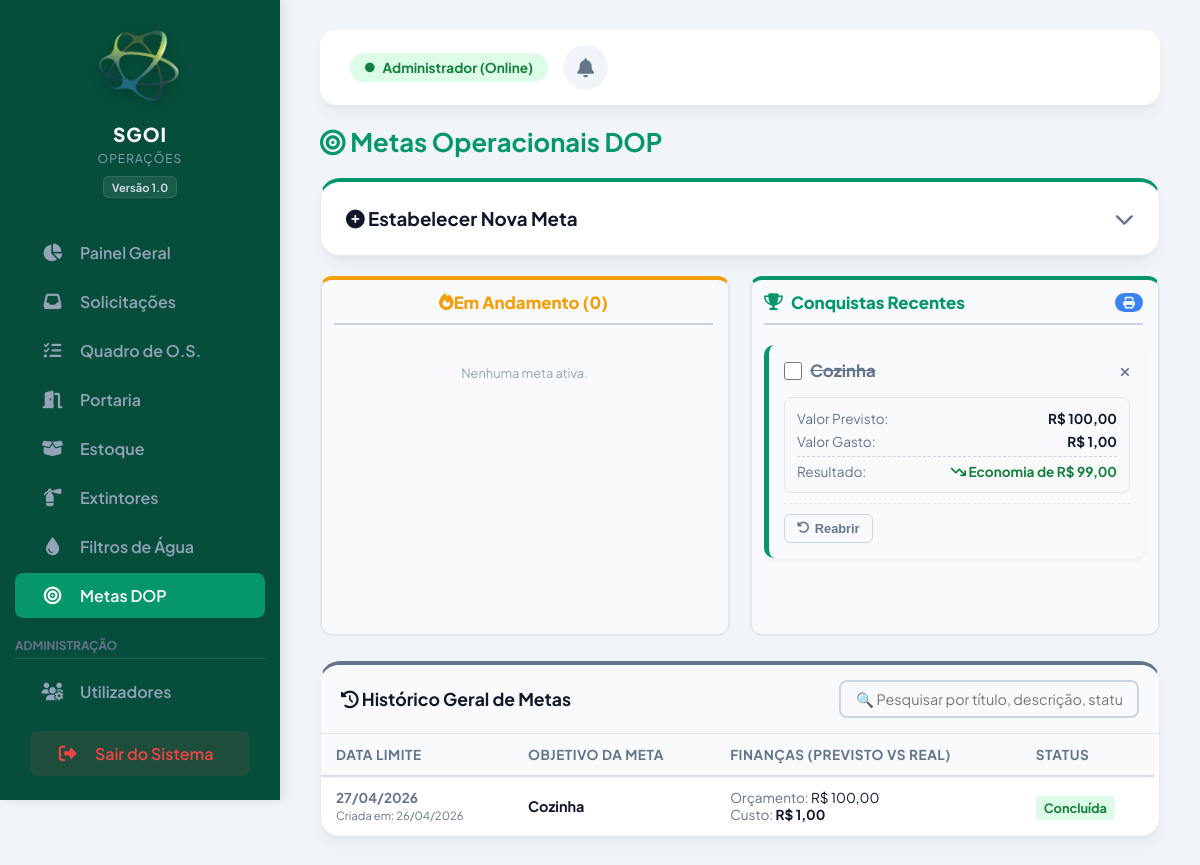
/src/metas.php (signed in), run on the app's committed database.
### tables this page shows
CREATE TABLE metas (
        id INTEGER PRIMARY KEY AUTOINCREMENT,
        titulo TEXT NOT NULL,
        data_limite TEXT NOT NULL,
        status TEXT DEFAULT 'Pendente'
    , descricao TEXT, orcamento REAL DEFAULT 0, gasto_real REAL DEFAULT 0, criado_por TEXT, data_criacao TEXT);

### src/metas.php (the view, shortened to what this page needs)
<?php
require_once '../config/database.php';
try { $pdo->exec("ALTER TABLE metas ADD COLUMN descricao TEXT"); } catch (Exception $e) {}
try { $pdo->exec("ALTER TABLE metas ADD COLUMN orcamento REAL DEFAULT 0"); } catch (Exception $e) {}
try { $pdo->exec("ALTER TABLE metas ADD COLUMN gasto_real REAL DEFAULT 0"); } catch (Exception $e) {}
try { $pdo->exec("ALTER TABLE metas ADD COLUMN criado_por TEXT"); } catch (Exception $e) {}
try { $pdo->exec("ALTER TABLE metas ADD COLUMN data_criacao TEXT"); } catch (Exception $e) {}
$metas_pendentes = $pdo->query("SELECT * FROM metas WHERE status = 'Pendente' ORDER BY data_limite ASC")->fetchAll();
$metas_concluidas = $pdo->query("SELECT * FROM metas WHERE status = 'Concluída' ORDER BY id DESC LIMIT 20")->fetchAll();
$historico_geral = $pdo->query("SELECT * FROM metas ORDER BY id DESC LIMIT 100")->fetchAll();
$notificacoes = [];
$tem_notificacao = count($notificacoes) > 0;
?>
<!DOCTYPE html>
<html lang="pt-BR">
<head>
    <link rel="stylesheet" href="../public/style.css?v=<?php echo time(); ?>">
    <link rel="stylesheet" href="https://cdnjs.cloudflare.com/ajax/libs/font-awesome/6.4.0/css/all.min.css">
</head>
<body class="layout-app">
    <?php $pagina_atual = 'metas.php'; include 'menu_nav.php'; ?>
    <main class="content" id="main-content" style="padding-bottom: 20px;">
        <header class="topbar" style="margin-bottom: 20px;">
            <div class="topbar-right">
                <span class="badge-online">
                    <i class="fa-solid fa-circle" style="font-size: 0.6rem;"></i>
                    <?php echo htmlspecialchars($_SESSION['usuario_nome']); ?> (Online)
                </span>
                <button class="btn-notif <?php echo $tem_notificacao ? 'tem-alerta' : ''; ?>" onclick="abrirNotificacoes()">
                    <i class="fa-solid fa-bell"></i>
                </button>
            </div>
        </header>
        <h1 style="color: var(--primary-green); margin-bottom: 20px; font-size: 1.6em;"><i class="fa-solid fa-bullseye"></i> Metas Operacionais DOP</h1>
        <section class="stat-card" style="margin-bottom:20px; border-top: 4px solid var(--primary-green);">
            <div style="display: flex; justify-content: space-between; align-items: center; cursor: pointer;"
                 onclick="var f = document.getElementById('form-meta'); var i = this.querySelector('.seta'); if(f.style.display === 'none') { f.style.display = 'flex'; i.classList.replace('fa-chevron-down', 'fa-chevron-up'); } else { f.style.display = 'none'; i.classList.replace('fa-chevron-up', 'fa-chevron-down'); }">
                <h3 style="margin:0; color: var(--text-main);"><i class="fa-solid fa-plus-circle"></i> Estabelecer Nova Meta</h3>
                <i class="fa-solid fa-chevron-down seta" style="color: var(--text-muted); font-size: 1.2em;"></i>
            </div>
        </section>
        <div class="kanban-board">
            <div class="kanban-col" style="border-top: 4px solid var(--warning);">
                <h3 style="color: var(--warning); justify-content: center;"><i class="fa-solid fa-fire"></i> Em Andamento (<?php echo count($metas_pendentes); ?>)</h3>
                <div class="kanban-cards-area">
                    <?php if(empty($metas_pendentes)) echo "<p style='text-align:center; color:#94a3b8; font-size:0.8em; margin-top:20px;'>Nenhuma meta ativa.</p>"; ?>
                </div>
            </div>
            <div class="kanban-col" style="border-top: 4px solid var(--primary-green);">
                <h3>
                    <div style="display:flex; align-items:center; gap:8px; color: var(--primary-green);">
                        <i class="fa-solid fa-trophy"></i> Conquistas Recentes
                    </div>
                    <button type="submit" form="form-imprimir" class="btn" style="background:#3b82f6; padding:4px 8px; font-size:0.7em;" title="Imprimir selecionados">
                        <i class="fa-solid fa-print"></i>
                    </button>
                </h3>
                <div class="kanban-cards-area">
                    <?php foreach($metas_concluidas as $mc):
                        $orc = $mc['orcamento'];
                        $gasto = $mc['gasto_real'];
                        $diferenca = $orc - $gasto;
                    ?>
                    <div class="os-card" style="border-left-color: var(--primary-green); background-color: #f8fafc;">
                        <div class="os-header" style="margin-bottom: 5px;">
                            <div style="display: flex; gap: 8px; align-items: flex-start;">
                                <input type="checkbox" name="metas_imprimir[]" value="<?php echo $mc['id']; ?>" form="form-imprimir" style="width:18px;height:18px;accent-color:var(--primary-green);margin-top:2px;">
                                <h4 class="os-title" style="text-decoration: line-through; color: var(--text-muted);"><?php echo htmlspecialchars($mc['titulo']); ?></h4>
                            </div>
                            <form method="POST" style="margin:0;" onsubmit="return confirm('Deseja apagar definitivamente?')">
                                <button type="submit" style="background:none; border:none; color:var(--text-muted); cursor:pointer;"><i class="fa-solid fa-xmark"></i></button>
                            </form>
                        </div>
                        <div class="finance-box">
                            <div class="finance-row">
                                <span style="color: var(--text-muted);">Valor Previsto:</span>
                                <strong>R$ <?php echo number_format($orc, 2, ',', '.'); ?></strong>
                            </div>
                            <div class="finance-row">
                                <span style="color: var(--text-muted);">Valor Gasto:</span>
                                <strong>R$ <?php echo number_format($gasto, 2, ',', '.'); ?></strong>
                            </div>
                            <div style="border-top: 1px dashed #cbd5e1; padding-top: 6px; margin-top: 6px; display: flex; justify-content: space-between;">
                                <span style="color: var(--text-muted);">Resultado:</span>
                                <?php
                                    if ($orc > 0) {
                                        if ($diferenca > 0) {
                                            echo "<span style='color: #15803d; font-weight: bold;'><i class='fa-solid fa-arrow-trend-down'></i> Economia de R$ " . number_format($diferenca, 2, ',', '.') . "</span>";
                                        } elseif ($diferenca < 0) {
                                            echo "<span style='color: #b91c1c; font-weight: bold;'><i class='fa-solid fa-arrow-trend-up'></i> Estouro de R$ " . number_format(abs($diferenca), 2, ',', '.') . "</span>";
                                        } else {
                                            echo "<span style='color: #0369a1; font-weight: bold;'><i class='fa-solid fa-bullseye'></i> No alvo exato</span>";
                                        }
                                    } else {
                                        echo "<span style='color: #64748b; font-weight: bold;'>Sem orçamento definido</span>";
                                    }
                                ?>
                            </div>
                        </div>
                        <div class="os-actions" style="justify-content: flex-start; margin-top: 10px; padding-top: 10px;">
                            <form method="POST" style="margin:0;">
                                <button type="submit" name="reabrir_meta" class="btn-k btn-info" style="background:transparent; color:#64748b; border:1px solid #cbd5e1;"><i class="fa-solid fa-rotate-left"></i> Reabrir</button>
                            </form>
                        </div>
                    </div>
                    <?php endforeach; ?>
                </div>
            </div>
        </div>
        <div class="stat-card" style="padding:0; overflow:hidden; border-top:4px solid #64748b; margin-top: 25px;">
            <div style="padding:15px 20px; border-bottom:1px solid #e2e8f0; background:#f8fafc; display:flex; justify-content:space-between; align-items:center; flex-wrap:wrap; gap:15px;">
                <h3 style="margin:0; font-size:1.1em;"><i class="fa-solid fa-clock-rotate-left"></i> Histórico Geral de Metas</h3>
                <input type="text" id="buscaHistorico" placeholder="🔍 Pesquisar por título, descrição, status..." onkeyup="filtrarHistorico()">
            </div>
            <div class="scroll-box" style="max-height: 350px;">
                <table style="width:100%; border-collapse:collapse;">
                    <thead style="position: sticky; top: 0; background: white; z-index: 10; box-shadow: 0 2px 4px rgba(0,0,0,0.05);">
                        <tr>
                            <th style="padding:12px 15px; text-align:left; font-size:0.85em;">Data Limite</th>
                            <th style="padding:12px 15px; text-align:left; font-size:0.85em;">Objetivo da Meta</th>
                            <th style="padding:12px 15px; text-align:left; font-size:0.85em;">Finanças (Previsto vs Real)</th>
                            <th style="padding:12px 15px; text-align:left; font-size:0.85em;">Status</th>
                        </tr>
                    </thead>
                    <tbody>
                        <?php foreach($historico_geral as $hg):
                            if($hg['status'] == 'Pendente') { $bg_s = '#fef3c7'; $cor_s = '#b45309'; }
                            else { $bg_s = '#dcfce7'; $cor_s = '#15803d'; }
                        ?>
                            <tr class="linha-historico">
                                <td style="padding:12px 15px; border-bottom:1px solid #f1f5f9; font-size:0.85em; color:var(--text-muted);">
                                    <strong><?php echo date('d/m/Y', strtotime($hg['data_limite'])); ?></strong><br>
                                    <small>Criada em: <?php echo date('d/m/Y', strtotime($hg['data_criacao'])); ?></small>
                                </td>
                                <td style="padding:12px 15px; border-bottom:1px solid #f1f5f9; font-size:0.9em;">
                                    <strong><?php echo htmlspecialchars($hg['titulo']); ?></strong><br>
                                </td>
                                <td style="padding:12px 15px; border-bottom:1px solid #f1f5f9; font-size:0.85em;">
                                    <span style="color:var(--text-muted);">Orçamento:</span> R$ <?php echo number_format($hg['orcamento'], 2, ',', '.'); ?><br>
                                    <?php if($hg['status'] == 'Concluída'): ?>
                                        <span style="color:var(--text-muted);">Custo:</span> <strong>R$ <?php echo number_format($hg['gasto_real'], 2, ',', '.'); ?></strong>
                                    <?php else: ?>
                                        <span style="color:#94a3b8;">Em andamento...</span>
                                    <?php endif; ?>
                                </td>
                                <td style="padding:12px 15px; border-bottom:1px solid #f1f5f9;">
                                    <span style="background:<?php echo $bg_s; ?>; color:<?php echo $cor_s; ?>; padding:4px 8px; border-radius:4px; font-size:0.8em; font-weight:bold;"><?php echo $hg['status']; ?></span>
                                </td>
                            </tr>
                        <?php endforeach; ?>
                    </tbody>
                </table>
            </div>
        </div>
    </main>
</body>
</html>

### public/style.css (style rules this page uses)
:root { --primary-green: #059669; --primary-dark: #064e3b; --secondary-green: #ecfdf5; --accent: #10b981; --danger: #ef4444; --warning: #f59e0b; --info: #3b82f6; --text-main: #0f172a; --text-muted: #64748b; --bg-body: #f1f5f9; --white: #ffffff; --shadow: 0 10px 15px -3px rgba(0, 0, 0, 0.05), 0 4px 6px -2px rgba(0, 0, 0, 0.025); --shadow-sm: 0 1px 3px 0 rgba(0, 0, 0, 0.1), 0 1px 2px 0 rgba(0, 0, 0, 0.06); }
* { box-sizing: border-box; margin: 0; padding: 0; }
body.layout-app { font-family: 'Plus Jakarta Sans', sans-serif; background-color: var(--bg-body); color: var(--text-main); display: flex; min-height: 100vh; overflow-x: hidden; }
.scroll-box { overflow-y: auto; overflow-x: hidden; padding-right: 5px; }
.content { flex: 1; margin-left: 280px; padding: 30px 40px; max-width: calc(100% - 280px); transition: margin-left 0.3s ease; }
.topbar { display: flex; justify-content: space-between; align-items: center; background: var(--white); padding: 15px 30px; border-radius: 16px; box-shadow: var(--shadow); margin-bottom: 35px; position: relative; }
.topbar-right { display: flex; align-items: center; gap: 20px; }
.btn-notif { background: #f1f5f9; border: none; color: var(--text-muted); font-size: 1.2em; cursor: pointer; position: relative; padding: 10px; border-radius: 50%; transition: 0.2s; width: 45px; height: 45px; display: flex; align-items: center; justify-content: center; }
.stat-card { background: var(--white); padding: 25px; border-radius: 20px; box-shadow: var(--shadow); margin-bottom: 25px; border: 1px solid rgba(226, 232, 240, 0.8); transition: transform 0.2s ease, box-shadow 0.2s ease; }
.btn { background: var(--primary-green); color: white; border: none; padding: 12px 24px; border-radius: 10px; cursor: pointer; font-weight: 700; display: inline-flex; align-items: center; justify-content: center; gap: 8px; transition: all 0.2s ease; text-decoration: none; }
input, select, textarea { padding: 14px 16px; border: 2px solid #e2e8f0; border-radius: 10px; background: #f8fafc; outline: none; transition: all 0.2s ease; font-family: inherit; font-size: 0.95em; color: var(--text-main); }
.seta { transition: transform 0.3s ease; }
table { width: 100%; border-collapse: separate; border-spacing: 0; }
th { background: #f8fafc; color: var(--text-muted); font-weight: 700; text-transform: uppercase; font-size: 0.85em; letter-spacing: 0.5px; padding: 15px 20px; text-align: left; border-bottom: 2px solid #e2e8f0; }
td { padding: 15px 20px; border-bottom: 1px solid #f1f5f9; vertical-align: middle; }
tbody tr { transition: background 0.2s ease; }
.badge-online { background: #dcfce7; color: #15803d; border-radius: 20px; padding: 6px 15px; font-size: 0.85rem; font-weight: bold; display: inline-flex; align-items: center; gap: 8px; animation: pulse 2s infinite; }
.kanban-board { display: grid; grid-template-columns: repeat(auto-fit, minmax(320px, 1fr)); gap: 20px; margin-top: 20px; }
.kanban-col { background: #f8fafc; border-radius: 20px; padding: 20px; border: 2px solid #e2e8f0; height: 55vh; min-height: 450px; display: flex; flex-direction: column; }
.kanban-col h3 { font-size: 1.15rem; font-weight: 800; text-align: center; margin-bottom: 20px; border-bottom: 2px solid #cbd5e1; padding-bottom: 15px; display: flex; justify-content: space-between; align-items: center; }
.os-card { background: white; border-radius: 15px; padding: 18px; margin-bottom: 15px; box-shadow: var(--shadow); border-left: 6px solid #64748b; position: relative; }
.os-title { font-size: 1.1rem; font-weight: 800; color: var(--primary-dark); margin-bottom: 8px; line-height: 1.4; }
#buscaHistorico, #buscaEstoque { padding: 10px 15px; border-radius: 10px; border: 2px solid #cbd5e1; font-size: 1rem; width: 300px; outline: none; transition: border-color 0.3s ease, box-shadow 0.3s ease; }

### data on the page
metas: titulo "Cozinha", orcamento "100,00", gasto_real "1,00", diferenca "99,00", data_limite "27/04/2026", data_criacao "26/04/2026", status "Concluída"

### other printed values
$_SESSION['usuario_nome'] "Administrador"
count($metas_pendentes) "0"
